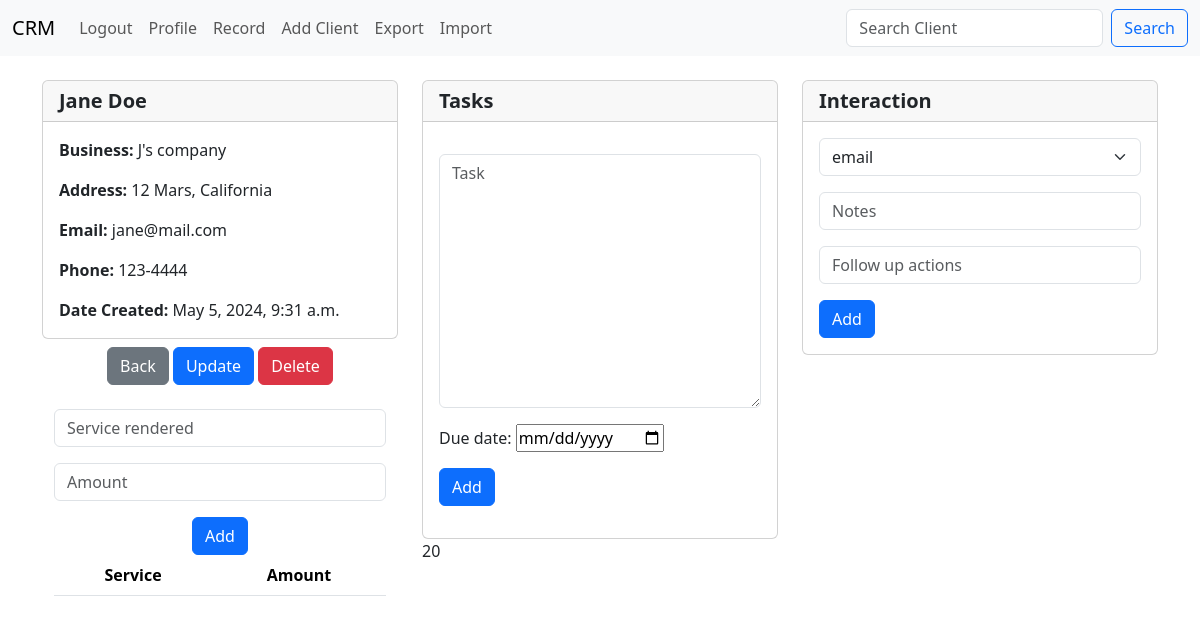
Page /client/20/ (signed in) on the committed database.
### core/models.py (models this page shows, shortened)
class Record(models.Model):
    created_at = models.DateTimeField(auto_now_add=True)
    full_name = models.CharField(max_length=50)
    biz_name = models.CharField(max_length=50)
    address = models.CharField(max_length=50)
    email = models.EmailField(max_length=50)
    phone = models.CharField(max_length=50)
    category = models.CharField(max_length=50, choices=CHOICES, default="prospect")

### core/views.py (the view, shortened to what this page needs)
# urls.py: path('client/<int:pk>/', views.client, name='client'),
def client(request, pk):
    if request.user.is_authenticated:
        client_record = Record.objects.get(id=pk)
        todos = Todos.objects.filter(user_id=pk)
        todo_form = AddTodoForm(request.POST or None)
        interactions = Interaction.objects.filter(client_id=pk)
        interaction_form = AddInteractions(request.POST or None)
        transactions = Transaction.objects.filter(client_id=pk)
        transaction_form = AddTransaction(request.POST or None)
        return render(request, 'core/client.html', {
            'client_record': client_record,
            'todos': todos,
            'todo_form': todo_form,
            'interactions': interactions,
            'interaction_form': interaction_form,
            'transactions': transactions,
            'transaction_form': transaction_form,
            })
    else:
        messages.success(request, "You must be logged in to view this")
        return redirect('index')

### core/forms.py
class AddTodoForm(forms.ModelForm):
    class Meta:
        model = Todos
        fields = ('todos', 'due_date',)
        widgets = {
            'due_date': DateInput()
        }
    def __init__(self, *args, **kwargs):
        super(AddTodoForm, self).__init__(*args, **kwargs)
        self.fields['todos'].label = ''
        self.fields['todos'].widget.attrs['class'] = 'form-control'
        self.fields['todos'].widget.attrs['placeholder'] = 'Task'
        self.fields['todos'].help_text = ''

class AddInteractions(forms.ModelForm):
    class Meta:
        model = Interaction
        fields = ('interaction_type', 'notes', 'follow_up', )
    def __init__(self, *args, **kwargs):
        super(AddInteractions, self).__init__(*args, **kwargs)
        self.fields['interaction_type'].label = ''
        self.fields['interaction_type'].widget.attrs['class'] = 'form-select'
        self.fields['interaction_type'].widget.attrs['placeholder'] = 'Notes'
        self.fields['interaction_type'].help_text = ''
        self.fields['notes'].label = ''
        self.fields['notes'].widget.attrs['class'] = 'form-control'
        self.fields['notes'].widget.attrs['placeholder'] = 'Notes'
        self.fields['notes'].help_text = ''
        self.fields['follow_up'].label = ''
        self.fields['follow_up'].widget.attrs['class'] = 'form-control'
        self.fields['follow_up'].widget.attrs['placeholder'] = 'Follow up actions'
        self.fields['follow_up'].help_text = ''

### core/templates/core/client.html (shortened to what this page needs)
{% extends 'core/base.html' %} {% block content %}
<div class="container pt-4">
  <div class="row">
    <div class="col-4">
      <div class="card">
        <h5 class="card-header">
          <strong>{{ client_record.full_name }}</strong>
        </h5>
        <div class="card-body">
          <p class="card-text">
            <strong>Business: </strong>{{ client_record.biz_name }}
          </p>
          <p class="card-text">
            <strong>Address: </strong>{{ client_record.address }}
          </p>
          <p class="card-text">
            <strong>Email: </strong>{{ client_record.email }}
          </p>
          <p class="card-text">
            <strong>Phone: </strong>{{ client_record.phone }}
          </p>
          <p class="card-text">
            <strong>Date Created: </strong>{{ client_record.created_at }}
          </p>
        </div>
      </div>
      <div class="container pt-2 text-center">
        <a href="{% url 'record' %}" class="btn btn-secondary">Back</a>
        <a href="{% url 'update_client' client_record.id %}" class="btn btn-primary">Update</a>
        <a href="{% url 'delete_client' client_record.id %}" class="btn btn-danger">Delete</a>
      </div>
      <div class="container pt-4 text-center">
        <form method="POST" id="transaction">
          <div class="mb-3">
            <input type="text" class="form-control" name="service" placeholder="Service rendered">
          </div>
          <div class="mb-3">
            <input type="text" class="form-control" name="amount" placeholder="Amount">
          </div>
          <button type="submit" class="btn btn-primary" name="transaction">Add</button>
          </form>
        <table class="table">
          <thead>
            <tr>
              <th scope="col">Service</th>
              <th scope="col">Amount</th>
            </tr>
          </thead>
        </table>
      </div>
    </div>
    <div class="col-4">
      <div class="card">
        <h5 class="card-header">
          <strong>Tasks</strong>
        </h5>
        <div class="card-body">
          <p class="card-text">
            <div class="row">
              <div class="col">
                <form method="POST">
                  {{ todo_form.as_p }}
                  <button type="submit" class="btn btn-primary" name="todo">Add</button>
                </form>
              </div>
            </div>
          </p>
        </div>
      </div>
      {{ client_record.id }}
    </div>
    <div class="col-4">
      <div class="card">
        <h5 class="card-header">
          <strong>Interaction</strong>
        </h5>
        <div class="card-body">
          <form method="POST">
            {{ interaction_form.as_p }}
            <button type="submit" class="btn btn-primary" name="interaction">Add</button>
            </form>
        </div>
      </div>
    </div>
  </div>
</div>
{% endblock content %}

### rows in the picture
Record: full_name "Jane Doe", biz_name "J's company", address "12 Mars, California", email "jane@mail.com", phone "123-4444", created_at "May 5, 2024, 9:31 a.m.", id "20"
